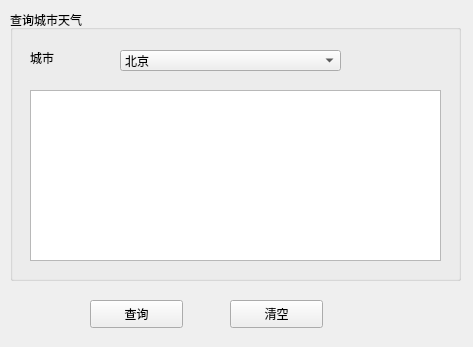
<?xml version="1.0" encoding="UTF-8"?>
<ui version="4.0">
 <class>Form</class>
 <widget class="QWidget" name="Form">
  <property name="geometry">
   <rect>
    <x>0</x>
    <y>0</y>
    <width>473</width>
    <height>347</height>
   </rect>
  </property>
  <property name="windowTitle">
   <string>Form</string>
  </property>
  <widget class="QGroupBox" name="groupBox">
   <property name="geometry">
    <rect>
     <x>10</x>
     <y>10</y>
     <width>451</width>
     <height>271</height>
    </rect>
   </property>
   <property name="title">
    <string>查询城市天气</string>
   </property>
   <widget class="QComboBox" name="weatherComboBox">
    <property name="geometry">
     <rect>
      <x>110</x>
      <y>40</y>
      <width>221</width>
      <height>21</height>
     </rect>
    </property>
    <item>
     <property name="text">
      <string>北京</string>
     </property>
    </item>
    <item>
     <property name="text">
      <string>天津</string>
     </property>
    </item>
    <item>
     <property name="text">
      <string>上海</string>
     </property>
    </item>
   </widget>
   <widget class="QTextEdit" name="rstEdit">
    <property name="geometry">
     <rect>
      <x>20</x>
      <y>80</y>
      <width>411</width>
      <height>171</height>
     </rect>
    </property>
   </widget>
   <widget class="QLabel" name="label">
    <property name="geometry">
     <rect>
      <x>20</x>
      <y>40</y>
      <width>72</width>
      <height>15</height>
     </rect>
    </property>
    <property name="text">
     <string>城市</string>
    </property>
   </widget>
  </widget>
  <widget class="QPushButton" name="okButton">
   <property name="geometry">
    <rect>
     <x>90</x>
     <y>300</y>
     <width>93</width>
     <height>28</height>
    </rect>
   </property>
   <property name="text">
    <string>查询</string>
   </property>
  </widget>
  <widget class="QPushButton" name="clearBtn">
   <property name="geometry">
    <rect>
     <x>230</x>
     <y>300</y>
     <width>93</width>
     <height>28</height>
    </rect>
   </property>
   <property name="text">
    <string>清空</string>
   </property>
  </widget>
 </widget>
 <resources/>
 <connections/>
</ui>
